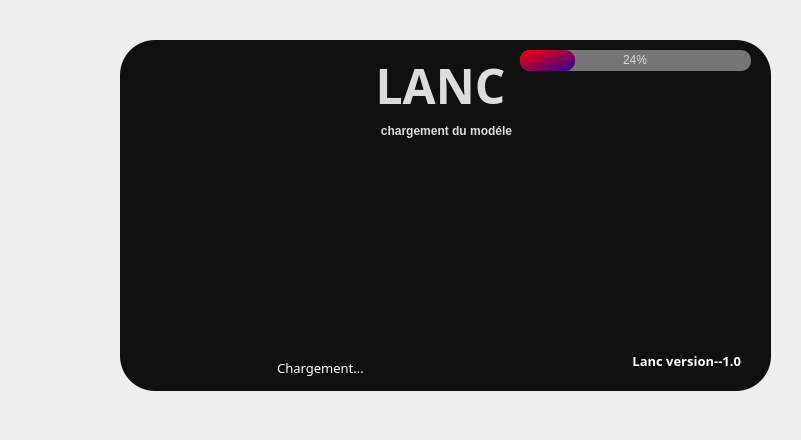
<?xml version="1.0" encoding="UTF-8"?>
<ui version="4.0">
 <class>Lanc</class>
 <widget class="QWidget" name="Lanc">
  <property name="geometry">
   <rect>
    <x>0</x>
    <y>0</y>
    <width>801</width>
    <height>440</height>
   </rect>
  </property>
  <property name="windowTitle">
   <string>Form</string>
  </property>
  <widget class="QFrame" name="Demarrage_Lanc">
   <property name="geometry">
    <rect>
     <x>120</x>
     <y>40</y>
     <width>651</width>
     <height>351</height>
    </rect>
   </property>
   <property name="styleSheet">
    <string notr="true">QFrame {	
	
	background-color: rgb(15, 15, 15);
	color: rgb(220, 220, 220);
	border-radius: 35px;
}</string>
   </property>
   <property name="frameShape">
    <enum>QFrame::StyledPanel</enum>
   </property>
   <property name="frameShadow">
    <enum>QFrame::Raised</enum>
   </property>
   <widget class="QLabel" name="label">
    <property name="geometry">
     <rect>
      <x>20</x>
      <y>80</y>
      <width>631</width>
      <height>311</height>
     </rect>
    </property>
    <property name="styleSheet">
     <string notr="true">background-color: transparent;</string>
    </property>
    <property name="text">
     <string/>
    </property>
    <property name="pixmap">
     <pixmap>../../../Documents/mémoire/mémoire/bg1.png</pixmap>
    </property>
   </widget>
   <widget class="QLabel" name="version">
    <property name="geometry">
     <rect>
      <x>430</x>
      <y>310</y>
      <width>191</width>
      <height>21</height>
     </rect>
    </property>
    <property name="font">
     <font>
      <family>Segoe UI Variable Text Semibold</family>
      <pointsize>10</pointsize>
      <weight>75</weight>
      <bold>true</bold>
     </font>
    </property>
    <property name="styleSheet">
     <string notr="true">color: rgb(255, 255, 255);
background-color: transparent;</string>
    </property>
    <property name="text">
     <string>Lanc version--1.0</string>
    </property>
    <property name="alignment">
     <set>Qt::AlignRight|Qt::AlignTrailing|Qt::AlignVCenter</set>
    </property>
   </widget>
   <widget class="QLabel" name="chargement">
    <property name="geometry">
     <rect>
      <x>40</x>
      <y>320</y>
      <width>321</width>
      <height>16</height>
     </rect>
    </property>
    <property name="font">
     <font>
      <family>MS Reference Sans Serif</family>
      <pointsize>10</pointsize>
     </font>
    </property>
    <property name="styleSheet">
     <string notr="true">color:#fff;
background-color: transparent;
</string>
    </property>
    <property name="text">
     <string>Chargement...</string>
    </property>
    <property name="alignment">
     <set>Qt::AlignCenter</set>
    </property>
   </widget>
   <widget class="QProgressBar" name="progressBar">
    <property name="geometry">
     <rect>
      <x>400</x>
      <y>10</y>
      <width>231</width>
      <height>21</height>
     </rect>
    </property>
    <property name="styleSheet">
     <string notr="true">QProgressBar {
	
	
	
	
	
	background-color: rgb(117, 117, 117);
	color: rgb(217, 217, 217);
	border-style: none;
	border-radius: 10px;
	text-align: center;
}
QProgressBar::chunk{
	border-radius: 10px;
	
	background-color: qlineargradient(spread:pad, x1:0, y1:0, x2:1, y2:1, stop:0 rgba(255, 0, 0, 255), stop:0.977273 rgba(46, 0, 148, 255), stop:1 rgba(49, 148, 0, 255));
}</string>
    </property>
    <property name="value">
     <number>24</number>
    </property>
   </widget>
   <widget class="QLabel" name="label_2">
    <property name="geometry">
     <rect>
      <x>150</x>
      <y>20</y>
      <width>341</width>
      <height>51</height>
     </rect>
    </property>
    <property name="font">
     <font>
      <family>Bahnschrift Condensed</family>
      <pointsize>36</pointsize>
      <weight>75</weight>
      <bold>true</bold>
     </font>
    </property>
    <property name="styleSheet">
     <string notr="true">background-color: transparent;</string>
    </property>
    <property name="text">
     <string>LANC</string>
    </property>
    <property name="alignment">
     <set>Qt::AlignCenter</set>
    </property>
   </widget>
   <widget class="QLabel" name="description">
    <property name="geometry">
     <rect>
      <x>256</x>
      <y>80</y>
      <width>141</width>
      <height>21</height>
     </rect>
    </property>
    <property name="font">
     <font>
      <pointsize>9</pointsize>
      <weight>75</weight>
      <bold>true</bold>
     </font>
    </property>
    <property name="styleSheet">
     <string notr="true"/>
    </property>
    <property name="text">
     <string>chargement du modéle</string>
    </property>
    <property name="alignment">
     <set>Qt::AlignCenter</set>
    </property>
   </widget>
  </widget>
 </widget>
 <resources/>
 <connections/>
</ui>
